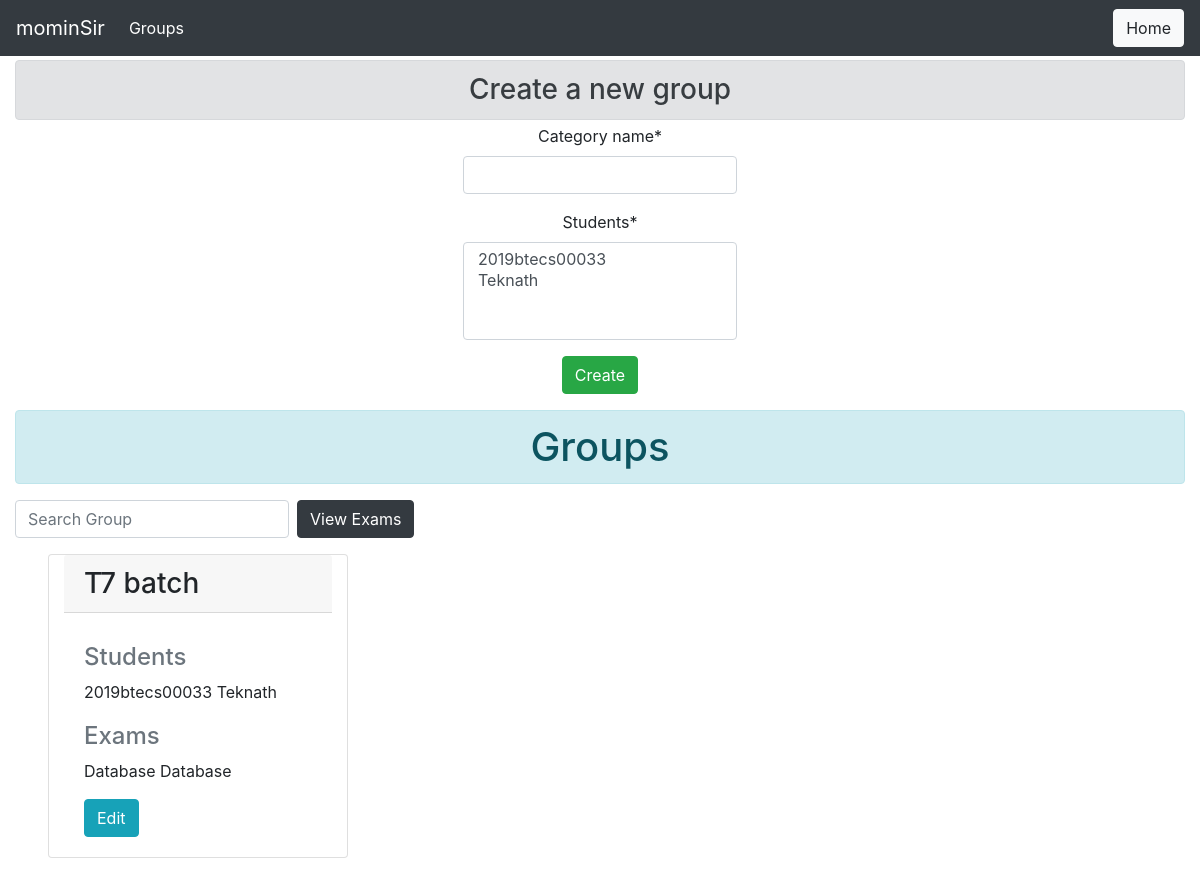
/prof/viewgroups (signed in), run on the app's committed database.
### main/models/group.py (models this page shows, shortened)
class Special_Students(models.Model):
    professor = models.ForeignKey(User, limit_choices_to={'groups__name': "Professor"}, on_delete=models.CASCADE)
    category_name = models.CharField(max_length=10)
    students = models.ManyToManyField(User, limit_choices_to={'groups__name': "Student"}, related_name='student_groups')

### main/models/exam.py (models this page shows, shortened)
class Exam_Model(models.Model):
    professor = models.ForeignKey(User, limit_choices_to={'groups__name': "Professor"}, on_delete=models.CASCADE)
    name = models.CharField(max_length=50)
    total_marks = models.IntegerField()
    duration = models.IntegerField()
    question_paper = models.ForeignKey(Question_Paper, on_delete=models.CASCADE, related_name='exams')
    student_group = models.ManyToManyField(Special_Students, related_name='exams')
    start_time = models.DateTimeField(default=datetime.now())
    end_time = models.DateTimeField(default=datetime.now())

### prof/views/group.py (the view, shortened to what this page needs)
def create_student_group(request):
    prof = request.user
    return render(request, 'prof/group/addview_groups.html', {
        'special_students_db': Special_Students.objects.filter(professor=prof), 'prof': prof, 'groupForm': Group_Form()
    })

### main/models/group.py
class Group_Form(ModelForm):
    class Meta:
        model = Special_Students
        fields = '__all__'
        exclude = ['professor']

### prof/templates/prof/group/addview_groups.html (shortened to what this page needs)
{% extends 'prof/base/base.html' %}
{% load crispy_forms_tags %}
{% load static %}
{% block navbar_title %}{{ prof.username }}{% endblock navbar_title %}
{% block navitem_title %}Groups{% endblock navitem_title %}
{% block buttons %}
    <a class="btn btn-light" href="{% url 'prof:index' %}">Home</a>
{% endblock buttons %}
{% block body %}
    <div class="container-fluid">
        <h3 class="alert alert-secondary my-1" align="center">Create a new group</h3>
        <div align='center' id="create_group">
            <div class="container d-flex h-100 row justify-content-center col-20">
                <form align='center' method="POST">
                    {{ groupForm|crispy }}
                    <input class="btn btn-success" type="submit" value="Create">
                </form>
            </div>
        </div>
        <div id='groups'>
            <h1 class="alert alert-info my-3" align="center">Groups</h1>
            <form class="form-inline my-2 my-lg-0">
                <input id="searchGroup" class="form-control mr-sm-2" type="search" placeholder="Search Group"
                    aria-label="Search">
                    <a class="btn btn-dark" href="{% url 'prof:view_exams' %}" target="_blank">View Exams</a>
            </form>
            <div class="row">
                {% for group in special_students_db %}
                <div class="card my-3 mx-5 col-sm-3">
                    <h3 class="card-header">{{ group.category_name }}</h3>
                    <div class="card-body">
                        <p class="card-text">
                            <h4 class="card-subtitle mb-2 text-muted">Students</h4>
                            {% for stud in group.students.all %}
                            {{stud.username}}
                            {% endfor %}
                            <br><br>
                            <h4 class="card-subtitle mb-2 text-muted">Exams</h4>
                            {% for exam in group.exams.all %}
                                {{ exam.name }}
                                {% empty %}
                                    No exams associated
                            {% endfor %}
                        </p>
                        <a href="{% url 'prof:edit_group' group.id %}"
                            class="card-link btn btn-info">Edit</a>
                    </div>
                </div>
                {% empty %}
                <h3>No groups</h3>
                {% endfor %}
            </div>
        </div>
    </div>
{% endblock body %}

### data on the page
Special_Students: category_name "T7 batch"
Exam_Model: name "Database"
Exam_Model: name "Database"

### other printed values
{{ prof.username }} "mominSir"
{{ stud.username }} "2019btecs00033"
{{ stud.username }} "Teknath"
